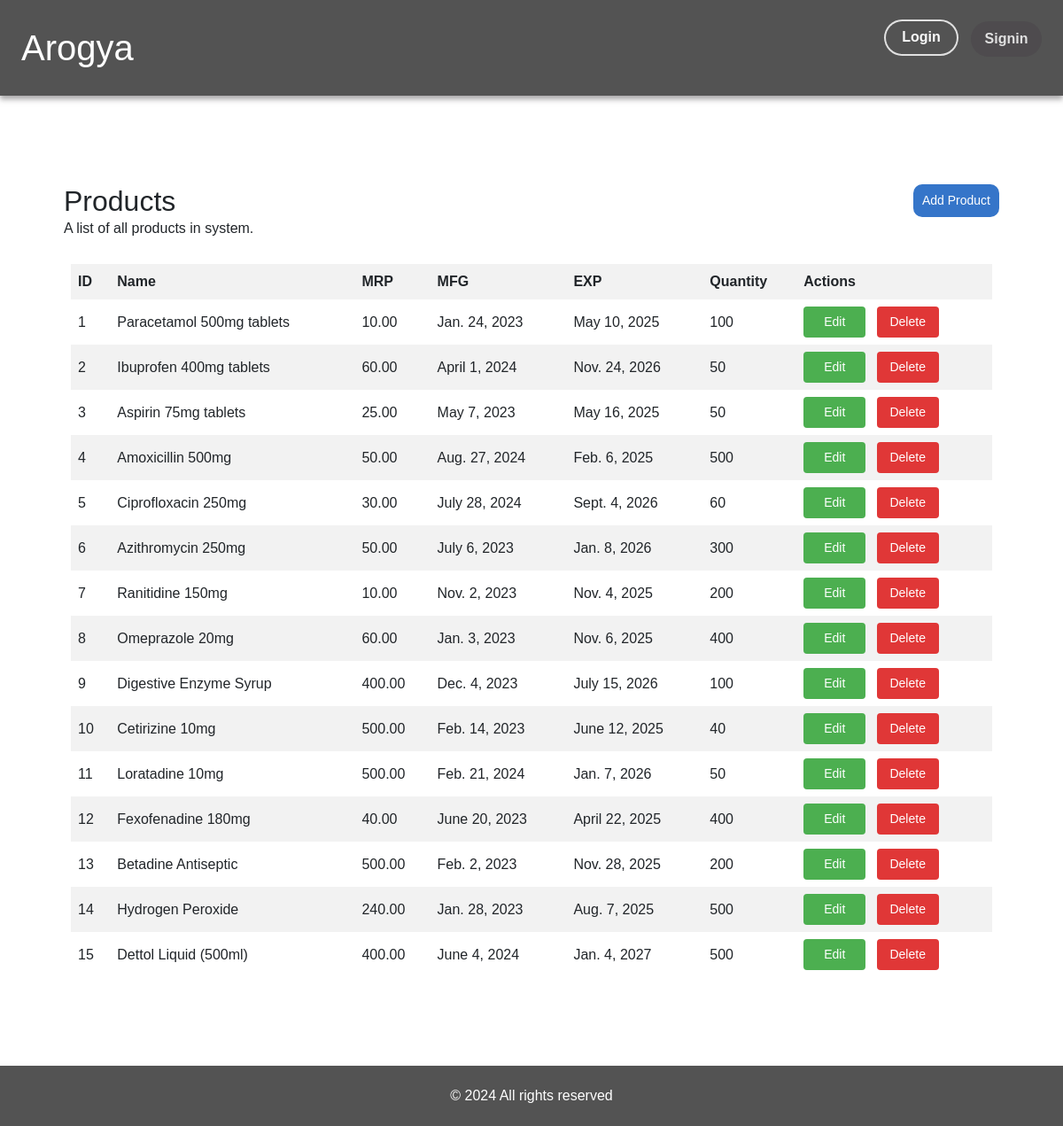
Page /store/products/ on the committed database.
### store/models.py (models this page shows, shortened)
class Product(models.Model):
    product_id = models.AutoField(primary_key=True)
    product_name = models.CharField(max_length=100)
    mrp = models.DecimalField(max_digits=10, decimal_places=2)
    mfg = models.DateField(auto_now=False, auto_now_add=False)
    exp = models.DateField(auto_now=False, auto_now_add=False)
    qty = models.IntegerField(default=0)
    created_at = models.DateTimeField(auto_now_add=True)

### store/views.py (the view)
# urls.py: path('products/', views.product, name='product'),
def product(request):
    products = Product.objects.all()
    return render(request, 'store/product.html', {'products': products})

### store/Templates/store/product.html (shortened to what this page needs)
{% extends "store/base.html" %}
{% block content  %}
    <div class="p-3 m-5" style="min-height: 70vh;">
        <div class="p-2 row my-1">
            <div class="col-10">
                <h1 class="fs-2">Products</h1>
                <p>A list of all products in system.</p>
            </div>
            <div class="col text-end pb-3">
                <a href="{% url 'add_product' %}" class="add-button text-end">Add Product</a>
            </div>
        </div>
        <div class="p-3">
            <table>
                <thead>
                    <tr>
                        <th>ID</th>
                        <th>Name</th>
                        <th>MRP</th>
                        <th>MFG</th>
                        <th>EXP</th>
                        <th>Quantity</th>
                        <th>Actions</th>
                    </tr>
                </thead>
                <tbody>
                    {% for product in products %}
                    <tr>
                        <td>{{ product.product_id }}</td>
                        <td>{{ product.product_name }}</td>
                        <td>{{ product.mrp }}</td>
                        <td>{{ product.mfg }}</td>
                        <td>{{ product.exp }}</td>
                        <td>{{ product.qty }}</td>
                        <td>
                            <form method="POST" action="{% url 'edit_product' product_id=product.product_id %}" style="display: inline;">
                                <button class="edit-button btn btn-primary me-2">Edit</button>
                            </form>
                            <form method="POST" action="{% url 'delete_product' product_id=product.product_id %}" style="display: inline;">
                                <button class="delete-button btn btn-danger">Delete</button>
                            </form>
                        </td>
                    </tr>
                    {% endfor %}
                </tbody>
            </table>
        </div>
    </div>
{% endblock %}

### rows in the picture
Product: product_id "1", product_name "Paracetamol 500mg tablets", mrp "10.00", mfg "Jan. 24, 2023", exp "May 10, 2025", qty "100"
Product: product_id "2", product_name "Ibuprofen 400mg tablets", mrp "60.00", mfg "April 1, 2024", exp "Nov. 24, 2026", qty "50"
Product: product_id "3", product_name "Aspirin 75mg tablets", mrp "25.00", mfg "May 7, 2023", exp "May 16, 2025", qty "50"
Product: product_id "4", product_name "Amoxicillin 500mg", mrp "50.00", mfg "Aug. 27, 2024", exp "Feb. 6, 2025", qty "500"
Product: product_id "5", product_name "Ciprofloxacin 250mg", mrp "30.00", mfg "July 28, 2024", exp "Sept. 4, 2026", qty "60"
Product: product_id "6", product_name "Azithromycin 250mg", mrp "50.00", mfg "July 6, 2023", exp "Jan. 8, 2026", qty "300"
Product: product_id "7", product_name "Ranitidine 150mg", mrp "10.00", mfg "Nov. 2, 2023", exp "Nov. 4, 2025", qty "200"
Product: product_id "8", product_name "Omeprazole 20mg", mrp "60.00", mfg "Jan. 3, 2023", exp "Nov. 6, 2025", qty "400"
Product: product_id "9", product_name "Digestive Enzyme Syrup", mrp "400.00", mfg "Dec. 4, 2023", exp "July 15, 2026", qty "100"
Product: product_id "10", product_name "Cetirizine 10mg", mrp "500.00", mfg "Feb. 14, 2023", exp "June 12, 2025", qty "40"
Product: product_id "11", product_name "Loratadine 10mg", mrp "500.00", mfg "Feb. 21, 2024", exp "Jan. 7, 2026", qty "50"
Product: product_id "12", product_name "Fexofenadine 180mg", mrp "40.00", mfg "June 20, 2023", exp "April 22, 2025", qty "400"
Product: product_id "13", product_name "Betadine Antiseptic", mrp "500.00", mfg "Feb. 2, 2023", exp "Nov. 28, 2025", qty "200"
Product: product_id "14", product_name "Hydrogen Peroxide", mrp "240.00", mfg "Jan. 28, 2023", exp "Aug. 7, 2025", qty "500"
Product: product_id "15", product_name "Dettol Liquid (500ml)", mrp "400.00", mfg "June 4, 2024", exp "Jan. 4, 2027", qty "500"
